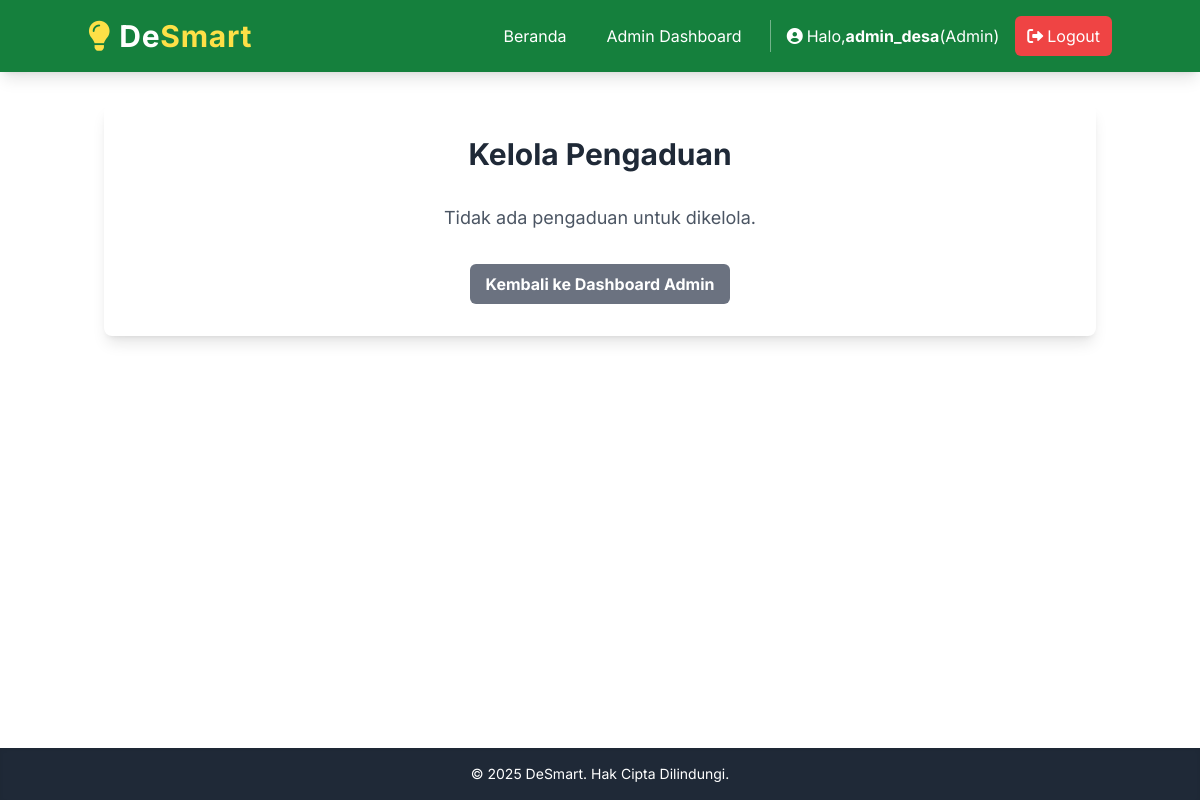
/admin/pengaduan (signed in), run on an earlier commit of the app's database.
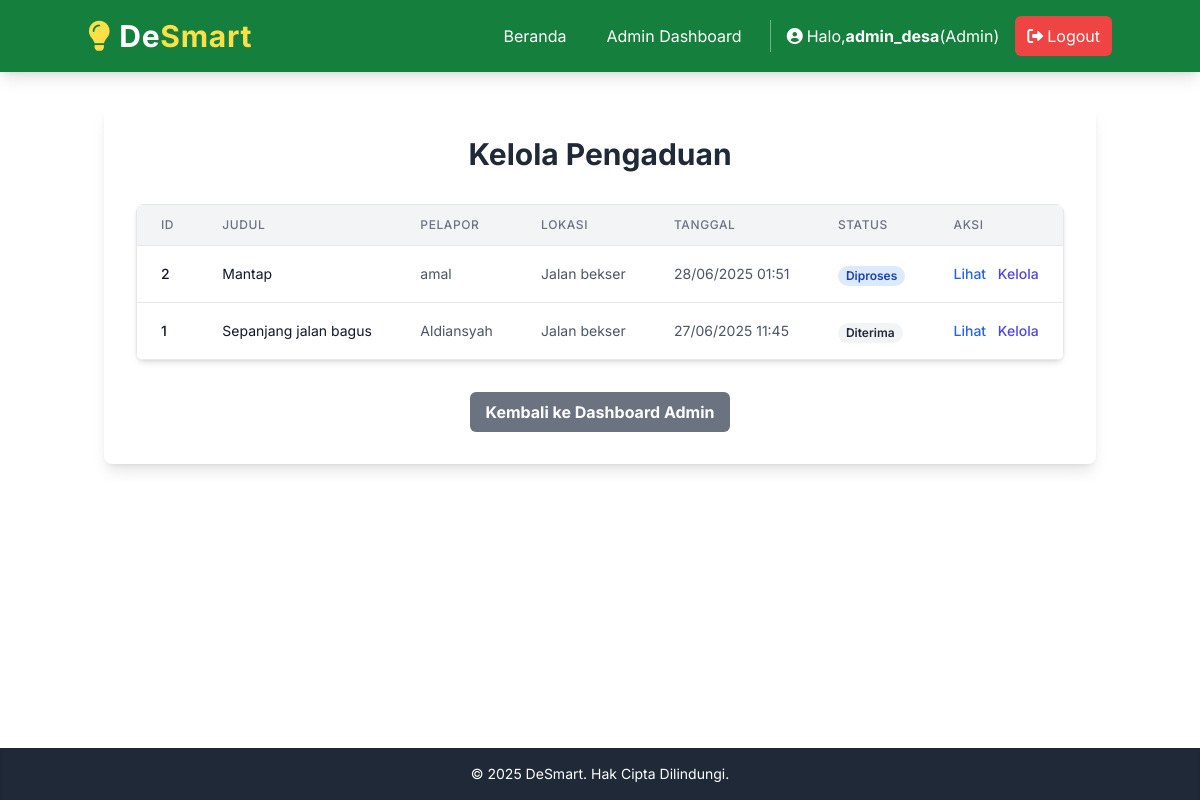
And on a later commit of the database.
### models.py (models this page shows, shortened)
class Pengaduan(db.Model):
    id = db.Column(db.Integer, primary_key=True)
    user_id = db.Column(db.Integer, db.ForeignKey('user.id'), nullable=False) # Foreign Key ke tabel user
    judul = db.Column(db.String(100), nullable=False)
    deskripsi = db.Column(db.Text, nullable=False)
    lokasi = db.Column(db.String(200), nullable=True) # Lokasi spesifik dalam teks
    latitude = db.Column(db.Float, nullable=True) # Koordinat GPS Latitude
    longitude = db.Column(db.Float, nullable=True) # Koordinat GPS Longitude
    url_bukti_media = db.Column(db.String(255), nullable=True)
    status = db.Column(db.String(20), default='Diterima', nullable=False) # Status pengaduan: Diterima, Diproses, Selesai, Ditolak
    tanggal_pengaduan = db.Column(db.DateTime, default=datetime.utcnow)
    tanggal_update_status = db.Column(db.DateTime, default=datetime.utcnow, onupdate=datetime.utcnow)
    respon_admin = db.Column(db.Text, nullable=True)

class User(db.Model, UserMixin):
    id = db.Column(db.Integer, primary_key=True)
    username = db.Column(db.String(20), unique=True, nullable=False)
    email = db.Column(db.String(120), unique=True, nullable=False)
    password_hash = db.Column(db.String(255))
    role = db.Column(db.String(20), default='warga', nullable=False) # 'warga' atau 'admin'
    tanggal_daftar = db.Column(db.DateTime, default=datetime.utcnow)
    pengaduan = db.relationship('Pengaduan', backref='pembuat', lazy=True)

### app.py (the view)
@app.route('/admin/pengaduan')
@admin_required
def kelola_pengaduan():
    pengaduans = Pengaduan.query.order_by(Pengaduan.tanggal_pengaduan.desc()).all()
    return render_template('admin/kelola_pengaduan.html', title='Kelola Pengaduan', pengaduans=pengaduans)

### app.py (called while the page is built)
@login_manager.user_loader
def load_user(user_id):
    return User.query.get(int(user_id))

def admin_required(f):
    @wraps(f)
    def decorated_function(*args, **kwargs):
        if not current_user.is_authenticated or current_user.role != 'admin':
            flash('Anda tidak memiliki izin untuk mengakses halaman ini.', 'danger')
            return redirect(url_for('index'))
        return f(*args, **kwargs)
    return decorated_function

### templates/admin/kelola_pengaduan.html (shortened to what this page needs)
{% extends 'layout.html' %}
{% block content %}
    <h2 class="text-3xl font-bold text-center text-gray-800 mb-8">Kelola Pengaduan</h2>
    {% if pengaduans %}
        <div class="overflow-x-auto rounded-lg shadow-md">
            <table class="min-w-full bg-white border border-gray-200">
                <thead>
                    <tr class="bg-gray-100 border-b border-gray-200">
                        <th class="px-6 py-3 text-left text-xs font-medium text-gray-500 uppercase tracking-wider">ID</th>
                        <th class="px-6 py-3 text-left text-xs font-medium text-gray-500 uppercase tracking-wider">Judul</th>
                        <th class="px-6 py-3 text-left text-xs font-medium text-gray-500 uppercase tracking-wider">Pelapor</th>
                        <th class="px-6 py-3 text-left text-xs font-medium text-gray-500 uppercase tracking-wider">Lokasi</th>
                        <th class="px-6 py-3 text-left text-xs font-medium text-gray-500 uppercase tracking-wider">Tanggal</th>
                        <th class="px-6 py-3 text-left text-xs font-medium text-gray-500 uppercase tracking-wider">Status</th>
                        <th class="px-6 py-3 text-left text-xs font-medium text-gray-500 uppercase tracking-wider">Aksi</th>
                    </tr>
                </thead>
                <tbody class="divide-y divide-gray-200">
                    {% for pengaduan in pengaduans %}
                        <tr>
                            <td class="px-6 py-4 whitespace-nowrap text-sm font-medium text-gray-900">{{ pengaduan.id }}</td>
                            <td class="px-6 py-4 whitespace-nowrap text-sm text-gray-900">{{ pengaduan.judul }}</td>
                            <td class="px-6 py-4 whitespace-nowrap text-sm text-gray-600">{{ pengaduan.pembuat.username }}</td>
                            <td class="px-6 py-4 whitespace-nowrap text-sm text-gray-600">{{ pengaduan.lokasi }}</td>
                            <td class="px-6 py-4 whitespace-nowrap text-sm text-gray-600">{{ pengaduan.tanggal_pengaduan.strftime('%d/%m/%Y %H:%M') }}</td>
                            <td class="px-6 py-4 whitespace-nowrap">
                                <span class="px-2 inline-flex text-xs leading-5 font-semibold rounded-full
                                    {% if pengaduan.status == 'Selesai' %} bg-green-100 text-green-800
                                    {% elif pengaduan.status == 'Diproses' %} bg-blue-100 text-blue-800
                                    {% elif pengaduan.status == 'Ditolak' %} bg-red-100 text-red-800
                                    {% else %} bg-gray-100 text-gray-800 {% endif %}">
                                    {{ pengaduan.status }}
                                </span>
                            </td>
                            <td class="px-6 py-4 whitespace-nowrap text-sm font-medium">
                                <a href="{{ url_for('detail_pengaduan', pengaduan_id=pengaduan.id) }}" class="text-blue-600 hover:text-blue-900 mr-2">Lihat</a>
                                <a href="{{ url_for('update_pengaduan_status', pengaduan_id=pengaduan.id) }}" class="text-indigo-600 hover:text-indigo-900">Kelola</a>
                            </td>
                        </tr>
                    {% endfor %}
                </tbody>
            </table>
        </div>
    {% else %}
        <p class="text-center text-gray-600 text-lg">Tidak ada pengaduan untuk dikelola.</p>
    {% endif %}
    <div class="mt-8 text-center">
        <a href="{{ url_for('admin_dashboard') }}" class="inline-block bg-gray-500 hover:bg-gray-600 text-white font-bold py-2 px-4 rounded-md transition-colors">Kembali ke Dashboard Admin</a>
    </div>
{% endblock %}

What changed in the data, as far as the page shows it:
added Pengaduan: id "2", judul "Mantap", pembuat.username "amal", lokasi "Jalan bekser", tanggal_pengaduan "28/06/2025 01:51", status "Diproses"
added Pengaduan: id "1", judul "Sepanjang jalan bagus", pembuat.username "Aldiansyah", lokasi "Jalan bekser", tanggal_pengaduan "27/06/2025 11:45", status "Diterima"
Also different on the page:
text no longer shown: "Tidak ada pengaduan untuk dikelola."
text now shown: "ID JUDUL PELAPOR LOKASI TANGGAL STATUS AKSI"
